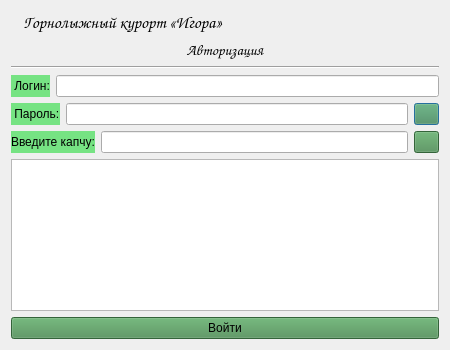
<?xml version="1.0" encoding="UTF-8"?>
<ui version="4.0">
 <class>Dialog</class>
 <widget class="QDialog" name="Dialog">
  <property name="geometry">
   <rect>
    <x>0</x>
    <y>0</y>
    <width>450</width>
    <height>350</height>
   </rect>
  </property>
  <property name="sizePolicy">
   <sizepolicy hsizetype="Fixed" vsizetype="Fixed">
    <horstretch>0</horstretch>
    <verstretch>0</verstretch>
   </sizepolicy>
  </property>
  <property name="maximumSize">
   <size>
    <width>450</width>
    <height>350</height>
   </size>
  </property>
  <property name="windowTitle">
   <string>Dialog</string>
  </property>
  <layout class="QVBoxLayout" name="verticalLayout_2">
   <item>
    <layout class="QVBoxLayout" name="verticalLayout" stretch="0,1,0,1,1,0,0,10,1">
     <item>
      <layout class="QHBoxLayout" name="horizontalLayout_3" stretch="2,2,0">
       <property name="leftMargin">
        <number>12</number>
       </property>
       <property name="rightMargin">
        <number>0</number>
       </property>
       <item>
        <widget class="QLabel" name="label_5">
         <property name="minimumSize">
          <size>
           <width>0</width>
           <height>0</height>
          </size>
         </property>
         <property name="font">
          <font>
           <family>Comic Sans MS</family>
           <pointsize>13</pointsize>
          </font>
         </property>
         <property name="text">
          <string>Горнолыжный курорт «Игора»    </string>
         </property>
         <property name="alignment">
          <set>Qt::AlignCenter</set>
         </property>
        </widget>
       </item>
       <item>
        <spacer name="horizontalSpacer_6">
         <property name="orientation">
          <enum>Qt::Horizontal</enum>
         </property>
         <property name="sizeHint" stdset="0">
          <size>
           <width>40</width>
           <height>20</height>
          </size>
         </property>
        </spacer>
       </item>
       <item>
        <widget class="QLabel" name="logo">
         <property name="maximumSize">
          <size>
           <width>80</width>
           <height>80</height>
          </size>
         </property>
         <property name="text">
          <string/>
         </property>
         <property name="pixmap">
          <pixmap>img/logo_mini.png</pixmap>
         </property>
        </widget>
       </item>
      </layout>
     </item>
     <item>
      <widget class="QLabel" name="label">
       <property name="font">
        <font>
         <family>Comic Sans MS</family>
         <pointsize>11</pointsize>
         <weight>50</weight>
         <italic>false</italic>
         <bold>false</bold>
        </font>
       </property>
       <property name="styleSheet">
        <string notr="true">font: 11pt &quot;Comic Sans MS&quot;;</string>
       </property>
       <property name="text">
        <string>Авторизация</string>
       </property>
       <property name="alignment">
        <set>Qt::AlignCenter</set>
       </property>
      </widget>
     </item>
     <item>
      <widget class="Line" name="line">
       <property name="orientation">
        <enum>Qt::Horizontal</enum>
       </property>
      </widget>
     </item>
     <item>
      <layout class="QHBoxLayout" name="horizontalLayout">
       <item>
        <widget class="QLabel" name="label_2">
         <property name="styleSheet">
          <string notr="true">background-color: rgb(118, 227, 131);
font: 9pt &quot;Comic Sans MS&quot;;</string>
         </property>
         <property name="text">
          <string> Логин:</string>
         </property>
        </widget>
       </item>
       <item>
        <widget class="QLineEdit" name="edit_login"/>
       </item>
      </layout>
     </item>
     <item>
      <layout class="QHBoxLayout" name="horizontalLayout_2">
       <item>
        <widget class="QLabel" name="label_3">
         <property name="styleSheet">
          <string notr="true">background-color: rgb(118, 227, 131);
font: 9pt &quot;Comic Sans MS&quot;;</string>
         </property>
         <property name="text">
          <string> Пароль:</string>
         </property>
        </widget>
       </item>
       <item>
        <widget class="QLineEdit" name="edit_password">
         <property name="inputMethodHints">
          <set>Qt::ImhHiddenText|Qt::ImhNoAutoUppercase|Qt::ImhNoPredictiveText|Qt::ImhSensitiveData</set>
         </property>
         <property name="echoMode">
          <enum>QLineEdit::Password</enum>
         </property>
        </widget>
       </item>
       <item>
        <widget class="QPushButton" name="btn_hide_password">
         <property name="maximumSize">
          <size>
           <width>25</width>
           <height>25</height>
          </size>
         </property>
         <property name="cursor">
          <cursorShape>PointingHandCursor</cursorShape>
         </property>
         <property name="styleSheet">
          <string notr="true">background-color: rgb(73, 140, 81);
font: 9pt &quot;Comic Sans MS&quot;;</string>
         </property>
         <property name="text">
          <string/>
         </property>
         <property name="icon">
          <iconset>
           <normaloff>img/eye.png</normaloff>img/eye.png</iconset>
         </property>
        </widget>
       </item>
      </layout>
     </item>
     <item>
      <layout class="QHBoxLayout" name="horizontalLayout_4">
       <item>
        <widget class="QLabel" name="label_4">
         <property name="styleSheet">
          <string notr="true">background-color: rgb(118, 227, 131);
font: 9pt &quot;Comic Sans MS&quot;;</string>
         </property>
         <property name="text">
          <string>Введите капчу:</string>
         </property>
        </widget>
       </item>
       <item>
        <widget class="QLineEdit" name="edit_captcha"/>
       </item>
       <item>
        <widget class="QPushButton" name="btn_new_captcha">
         <property name="maximumSize">
          <size>
           <width>25</width>
           <height>25</height>
          </size>
         </property>
         <property name="cursor">
          <cursorShape>PointingHandCursor</cursorShape>
         </property>
         <property name="styleSheet">
          <string notr="true">background-color: rgb(73, 140, 81);
font: 9pt &quot;Comic Sans MS&quot;;</string>
         </property>
         <property name="text">
          <string/>
         </property>
         <property name="icon">
          <iconset>
           <normaloff>img/new.png</normaloff>img/new.png</iconset>
         </property>
        </widget>
       </item>
      </layout>
     </item>
     <item>
      <widget class="QGraphicsView" name="draw_captcha"/>
     </item>
     <item>
      <spacer name="verticalSpacer">
       <property name="orientation">
        <enum>Qt::Vertical</enum>
       </property>
       <property name="sizeHint" stdset="0">
        <size>
         <width>20</width>
         <height>40</height>
        </size>
       </property>
      </spacer>
     </item>
     <item>
      <widget class="QPushButton" name="btn_enter">
       <property name="cursor">
        <cursorShape>PointingHandCursor</cursorShape>
       </property>
       <property name="styleSheet">
        <string notr="true">background-color: rgb(73, 140, 81);
font: 9pt &quot;Comic Sans MS&quot;;</string>
       </property>
       <property name="text">
        <string>Войти</string>
       </property>
      </widget>
     </item>
    </layout>
   </item>
  </layout>
 </widget>
 <resources/>
 <connections/>
</ui>
